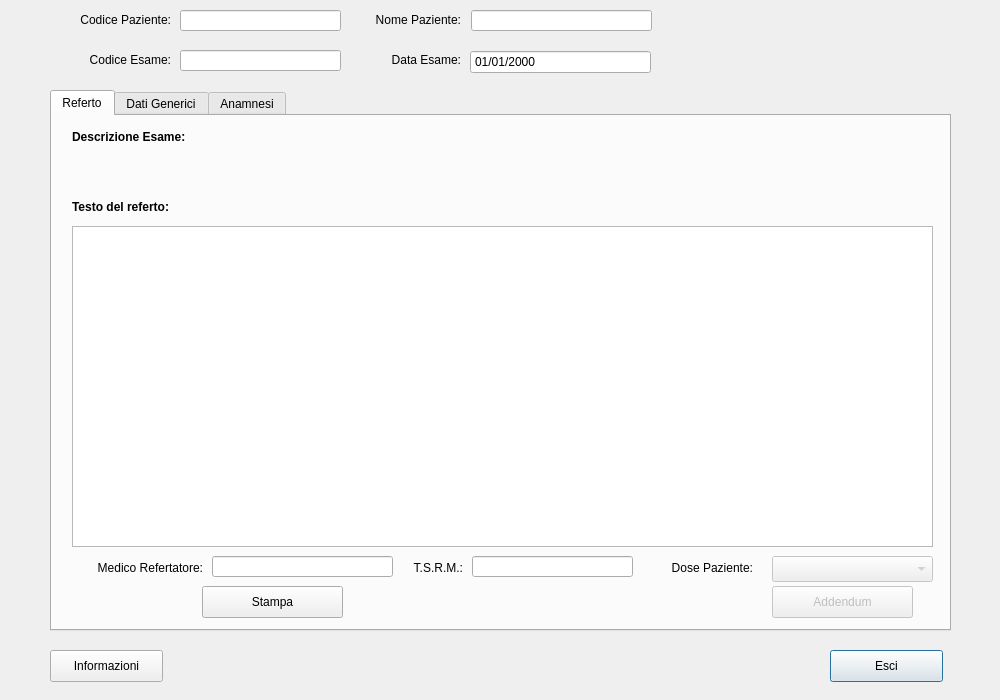
<?xml version="1.0" encoding="UTF-8"?>
<ui version="4.0">
 <class>Dialog_Archivio</class>
 <widget class="QDialog" name="Dialog_Archivio">
  <property name="geometry">
   <rect>
    <x>0</x>
    <y>0</y>
    <width>1000</width>
    <height>700</height>
   </rect>
  </property>
  <property name="minimumSize">
   <size>
    <width>1000</width>
    <height>700</height>
   </size>
  </property>
  <property name="maximumSize">
   <size>
    <width>1000</width>
    <height>700</height>
   </size>
  </property>
  <property name="windowTitle">
   <string>Archivio</string>
  </property>
  <widget class="QPushButton" name="btn_cancel">
   <property name="geometry">
    <rect>
     <x>830</x>
     <y>650</y>
     <width>113</width>
     <height>32</height>
    </rect>
   </property>
   <property name="text">
    <string>Esci</string>
   </property>
  </widget>
  <widget class="QTabWidget" name="tabWidget">
   <property name="geometry">
    <rect>
     <x>50</x>
     <y>90</y>
     <width>901</width>
     <height>541</height>
    </rect>
   </property>
   <property name="currentIndex">
    <number>0</number>
   </property>
   <widget class="QWidget" name="referto">
    <attribute name="title">
     <string>Referto</string>
    </attribute>
    <widget class="QLabel" name="label_18">
     <property name="geometry">
      <rect>
       <x>20</x>
       <y>10</y>
       <width>141</width>
       <height>21</height>
      </rect>
     </property>
     <property name="font">
      <font>
       <weight>75</weight>
       <bold>true</bold>
      </font>
     </property>
     <property name="text">
      <string>Descrizione Esame:</string>
     </property>
    </widget>
    <widget class="QLabel" name="descrizione_esame">
     <property name="geometry">
      <rect>
       <x>20</x>
       <y>40</y>
       <width>861</width>
       <height>31</height>
      </rect>
     </property>
     <property name="font">
      <font>
       <weight>50</weight>
       <bold>false</bold>
      </font>
     </property>
     <property name="text">
      <string/>
     </property>
     <property name="wordWrap">
      <bool>true</bool>
     </property>
    </widget>
    <widget class="QLabel" name="label_19">
     <property name="geometry">
      <rect>
       <x>20</x>
       <y>80</y>
       <width>141</width>
       <height>21</height>
      </rect>
     </property>
     <property name="font">
      <font>
       <weight>75</weight>
       <bold>true</bold>
      </font>
     </property>
     <property name="text">
      <string>Testo del referto:</string>
     </property>
    </widget>
    <widget class="QPlainTextEdit" name="testo_referto">
     <property name="geometry">
      <rect>
       <x>20</x>
       <y>110</y>
       <width>861</width>
       <height>321</height>
      </rect>
     </property>
     <property name="readOnly">
      <bool>true</bool>
     </property>
    </widget>
    <widget class="QLabel" name="label_20">
     <property name="geometry">
      <rect>
       <x>20</x>
       <y>440</y>
       <width>131</width>
       <height>24</height>
      </rect>
     </property>
     <property name="text">
      <string>Medico Refertatore:</string>
     </property>
     <property name="alignment">
      <set>Qt::AlignRight|Qt::AlignTrailing|Qt::AlignVCenter</set>
     </property>
    </widget>
    <widget class="QLabel" name="label_21">
     <property name="geometry">
      <rect>
       <x>350</x>
       <y>440</y>
       <width>61</width>
       <height>24</height>
      </rect>
     </property>
     <property name="text">
      <string>T.S.R.M.:</string>
     </property>
     <property name="alignment">
      <set>Qt::AlignRight|Qt::AlignTrailing|Qt::AlignVCenter</set>
     </property>
    </widget>
    <widget class="QLineEdit" name="tecnico_esecutore">
     <property name="geometry">
      <rect>
       <x>420</x>
       <y>440</y>
       <width>161</width>
       <height>21</height>
      </rect>
     </property>
     <property name="readOnly">
      <bool>true</bool>
     </property>
    </widget>
    <widget class="QPushButton" name="btn_stampa">
     <property name="geometry">
      <rect>
       <x>150</x>
       <y>470</y>
       <width>141</width>
       <height>32</height>
      </rect>
     </property>
     <property name="text">
      <string>Stampa</string>
     </property>
    </widget>
    <widget class="QLineEdit" name="medico_refertatore">
     <property name="geometry">
      <rect>
       <x>160</x>
       <y>440</y>
       <width>181</width>
       <height>21</height>
      </rect>
     </property>
     <property name="maxLength">
      <number>32767</number>
     </property>
     <property name="readOnly">
      <bool>true</bool>
     </property>
    </widget>
    <widget class="QComboBox" name="classe_dose_cumulativa">
     <property name="enabled">
      <bool>false</bool>
     </property>
     <property name="geometry">
      <rect>
       <x>720</x>
       <y>440</y>
       <width>161</width>
       <height>26</height>
      </rect>
     </property>
     <property name="editable">
      <bool>false</bool>
     </property>
    </widget>
    <widget class="QLabel" name="label_12">
     <property name="geometry">
      <rect>
       <x>600</x>
       <y>440</y>
       <width>101</width>
       <height>24</height>
      </rect>
     </property>
     <property name="text">
      <string>Dose Paziente:</string>
     </property>
     <property name="alignment">
      <set>Qt::AlignRight|Qt::AlignTrailing|Qt::AlignVCenter</set>
     </property>
    </widget>
    <widget class="QPushButton" name="btn_addendum">
     <property name="enabled">
      <bool>false</bool>
     </property>
     <property name="geometry">
      <rect>
       <x>720</x>
       <y>470</y>
       <width>141</width>
       <height>32</height>
      </rect>
     </property>
     <property name="text">
      <string>Addendum</string>
     </property>
    </widget>
   </widget>
   <widget class="QWidget" name="dati">
    <attribute name="title">
     <string>Dati Generici</string>
    </attribute>
    <widget class="QLabel" name="label_13">
     <property name="geometry">
      <rect>
       <x>270</x>
       <y>40</y>
       <width>111</width>
       <height>16</height>
      </rect>
     </property>
     <property name="text">
      <string>Codice C.U.P. :</string>
     </property>
     <property name="alignment">
      <set>Qt::AlignRight|Qt::AlignTrailing|Qt::AlignVCenter</set>
     </property>
    </widget>
    <widget class="QLineEdit" name="codice_esterno">
     <property name="geometry">
      <rect>
       <x>400</x>
       <y>40</y>
       <width>201</width>
       <height>21</height>
      </rect>
     </property>
     <property name="readOnly">
      <bool>true</bool>
     </property>
    </widget>
    <widget class="QLabel" name="label_14">
     <property name="geometry">
      <rect>
       <x>270</x>
       <y>90</y>
       <width>111</width>
       <height>24</height>
      </rect>
     </property>
     <property name="text">
      <string>Data Richiesta:</string>
     </property>
     <property name="alignment">
      <set>Qt::AlignRight|Qt::AlignTrailing|Qt::AlignVCenter</set>
     </property>
    </widget>
    <widget class="QDateEdit" name="data_richiesta">
     <property name="geometry">
      <rect>
       <x>400</x>
       <y>90</y>
       <width>201</width>
       <height>24</height>
      </rect>
     </property>
     <property name="readOnly">
      <bool>true</bool>
     </property>
     <property name="buttonSymbols">
      <enum>QAbstractSpinBox::NoButtons</enum>
     </property>
     <property name="displayFormat">
      <string>dd/MM/yyyy</string>
     </property>
    </widget>
    <widget class="QLineEdit" name="impegnativa">
     <property name="geometry">
      <rect>
       <x>400</x>
       <y>140</y>
       <width>201</width>
       <height>21</height>
      </rect>
     </property>
     <property name="readOnly">
      <bool>true</bool>
     </property>
    </widget>
    <widget class="QLabel" name="label_15">
     <property name="geometry">
      <rect>
       <x>270</x>
       <y>140</y>
       <width>111</width>
       <height>16</height>
      </rect>
     </property>
     <property name="text">
      <string>Impegnativa n.:</string>
     </property>
     <property name="alignment">
      <set>Qt::AlignRight|Qt::AlignTrailing|Qt::AlignVCenter</set>
     </property>
    </widget>
    <widget class="QLabel" name="label_16">
     <property name="geometry">
      <rect>
       <x>240</x>
       <y>190</y>
       <width>141</width>
       <height>24</height>
      </rect>
     </property>
     <property name="text">
      <string>Medico Richiedente:</string>
     </property>
     <property name="alignment">
      <set>Qt::AlignRight|Qt::AlignTrailing|Qt::AlignVCenter</set>
     </property>
    </widget>
    <widget class="QLineEdit" name="medico_richiedente">
     <property name="geometry">
      <rect>
       <x>400</x>
       <y>190</y>
       <width>201</width>
       <height>21</height>
      </rect>
     </property>
     <property name="readOnly">
      <bool>true</bool>
     </property>
    </widget>
   </widget>
   <widget class="QWidget" name="anamnesi">
    <attribute name="title">
     <string>Anamnesi</string>
    </attribute>
    <widget class="QPlainTextEdit" name="text_anamnesi">
     <property name="geometry">
      <rect>
       <x>30</x>
       <y>30</y>
       <width>841</width>
       <height>131</height>
      </rect>
     </property>
     <property name="readOnly">
      <bool>true</bool>
     </property>
    </widget>
    <widget class="QLabel" name="label_5">
     <property name="geometry">
      <rect>
       <x>30</x>
       <y>10</y>
       <width>151</width>
       <height>16</height>
      </rect>
     </property>
     <property name="text">
      <string>Anamnesi o dati clinici</string>
     </property>
    </widget>
    <widget class="QPlainTextEdit" name="text_contenuto_richiesta">
     <property name="geometry">
      <rect>
       <x>30</x>
       <y>200</y>
       <width>841</width>
       <height>131</height>
      </rect>
     </property>
     <property name="readOnly">
      <bool>true</bool>
     </property>
    </widget>
    <widget class="QLabel" name="label_6">
     <property name="geometry">
      <rect>
       <x>30</x>
       <y>180</y>
       <width>281</width>
       <height>16</height>
      </rect>
     </property>
     <property name="text">
      <string>Contenuto della richiesta o dell'impegnativa</string>
     </property>
    </widget>
    <widget class="QPlainTextEdit" name="text_motivo_esame">
     <property name="geometry">
      <rect>
       <x>30</x>
       <y>370</y>
       <width>841</width>
       <height>131</height>
      </rect>
     </property>
     <property name="readOnly">
      <bool>true</bool>
     </property>
    </widget>
    <widget class="QLabel" name="label_7">
     <property name="geometry">
      <rect>
       <x>30</x>
       <y>350</y>
       <width>181</width>
       <height>16</height>
      </rect>
     </property>
     <property name="text">
      <string>Motivazione dell'esame</string>
     </property>
    </widget>
   </widget>
  </widget>
  <widget class="QLineEdit" name="codice_paziente">
   <property name="enabled">
    <bool>true</bool>
   </property>
   <property name="geometry">
    <rect>
     <x>180</x>
     <y>10</y>
     <width>161</width>
     <height>21</height>
    </rect>
   </property>
   <property name="readOnly">
    <bool>true</bool>
   </property>
  </widget>
  <widget class="QLabel" name="label">
   <property name="geometry">
    <rect>
     <x>350</x>
     <y>10</y>
     <width>111</width>
     <height>20</height>
    </rect>
   </property>
   <property name="text">
    <string>Nome Paziente:</string>
   </property>
   <property name="alignment">
    <set>Qt::AlignRight|Qt::AlignTrailing|Qt::AlignVCenter</set>
   </property>
  </widget>
  <widget class="QLineEdit" name="nome_paziente">
   <property name="enabled">
    <bool>true</bool>
   </property>
   <property name="geometry">
    <rect>
     <x>471</x>
     <y>10</y>
     <width>181</width>
     <height>21</height>
    </rect>
   </property>
   <property name="readOnly">
    <bool>true</bool>
   </property>
  </widget>
  <widget class="QLabel" name="label_22">
   <property name="geometry">
    <rect>
     <x>60</x>
     <y>10</y>
     <width>111</width>
     <height>20</height>
    </rect>
   </property>
   <property name="text">
    <string>Codice Paziente:</string>
   </property>
   <property name="alignment">
    <set>Qt::AlignRight|Qt::AlignTrailing|Qt::AlignVCenter</set>
   </property>
  </widget>
  <widget class="QLineEdit" name="codice_esame">
   <property name="enabled">
    <bool>true</bool>
   </property>
   <property name="geometry">
    <rect>
     <x>180</x>
     <y>50</y>
     <width>161</width>
     <height>21</height>
    </rect>
   </property>
   <property name="readOnly">
    <bool>true</bool>
   </property>
  </widget>
  <widget class="QLabel" name="label_23">
   <property name="geometry">
    <rect>
     <x>60</x>
     <y>50</y>
     <width>111</width>
     <height>20</height>
    </rect>
   </property>
   <property name="text">
    <string>Codice Esame:</string>
   </property>
   <property name="alignment">
    <set>Qt::AlignRight|Qt::AlignTrailing|Qt::AlignVCenter</set>
   </property>
  </widget>
  <widget class="QLabel" name="label_2">
   <property name="geometry">
    <rect>
     <x>350</x>
     <y>50</y>
     <width>111</width>
     <height>20</height>
    </rect>
   </property>
   <property name="text">
    <string>Data Esame:</string>
   </property>
   <property name="alignment">
    <set>Qt::AlignRight|Qt::AlignTrailing|Qt::AlignVCenter</set>
   </property>
  </widget>
  <widget class="QDateEdit" name="data_firmato">
   <property name="enabled">
    <bool>true</bool>
   </property>
   <property name="geometry">
    <rect>
     <x>470</x>
     <y>50</y>
     <width>181</width>
     <height>24</height>
    </rect>
   </property>
   <property name="readOnly">
    <bool>true</bool>
   </property>
   <property name="buttonSymbols">
    <enum>QAbstractSpinBox::NoButtons</enum>
   </property>
   <property name="displayFormat">
    <string>dd/MM/yyyy</string>
   </property>
  </widget>
  <widget class="QPushButton" name="btn_informazioni">
   <property name="geometry">
    <rect>
     <x>50</x>
     <y>650</y>
     <width>113</width>
     <height>32</height>
    </rect>
   </property>
   <property name="text">
    <string>Informazioni</string>
   </property>
  </widget>
 </widget>
 <resources/>
 <connections>
  <connection>
   <sender>btn_cancel</sender>
   <signal>clicked()</signal>
   <receiver>Dialog_Archivio</receiver>
   <slot>annulla()</slot>
   <hints>
    <hint type="sourcelabel">
     <x>287</x>
     <y>260</y>
    </hint>
    <hint type="destinationlabel">
     <x>341</x>
     <y>203</y>
    </hint>
   </hints>
  </connection>
  <connection>
   <sender>btn_stampa</sender>
   <signal>clicked()</signal>
   <receiver>Dialog_Archivio</receiver>
   <slot>stampa()</slot>
   <hints>
    <hint type="sourcelabel">
     <x>279</x>
     <y>603</y>
    </hint>
    <hint type="destinationlabel">
     <x>297</x>
     <y>642</y>
    </hint>
   </hints>
  </connection>
  <connection>
   <sender>btn_informazioni</sender>
   <signal>clicked()</signal>
   <receiver>Dialog_Archivio</receiver>
   <slot>mostra_informazioni()</slot>
   <hints>
    <hint type="sourcelabel">
     <x>110</x>
     <y>663</y>
    </hint>
    <hint type="destinationlabel">
     <x>245</x>
     <y>662</y>
    </hint>
   </hints>
  </connection>
 </connections>
 <slots>
  <slot>modificato()</slot>
  <slot>accetta()</slot>
  <slot>annulla()</slot>
  <slot>stampa()</slot>
  <slot>mostra_informazioni()</slot>
 </slots>
</ui>
